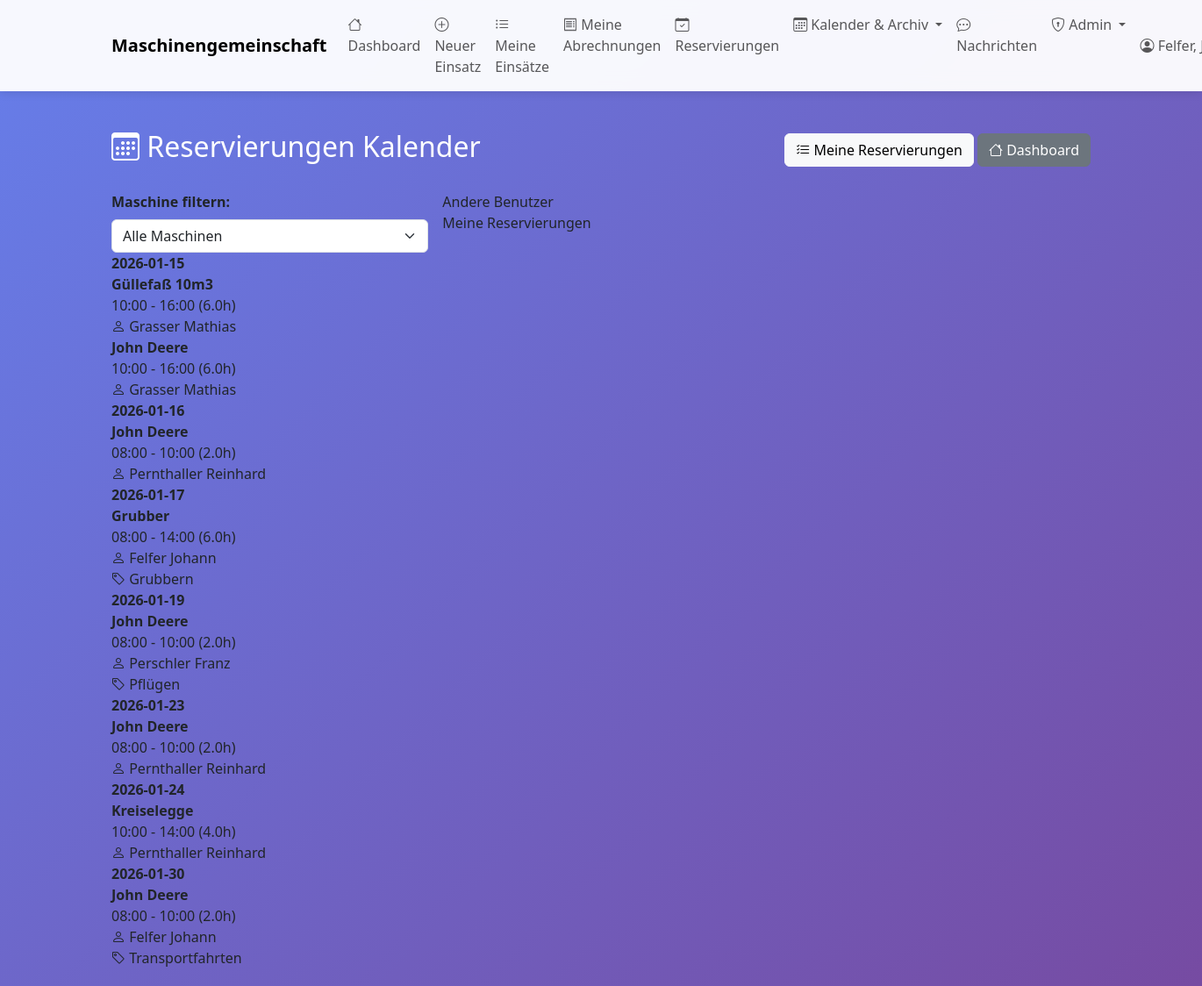
/reservierungen-kalender (signed in), run on the app's committed database.
### tables this page shows
CREATE TABLE maschinen_reservierungen (
                id INTEGER PRIMARY KEY AUTOINCREMENT,
                maschine_id INTEGER NOT NULL,
                benutzer_id INTEGER NOT NULL,
                datum DATE NOT NULL,
                uhrzeit_von TIME NOT NULL,
                uhrzeit_bis TIME NOT NULL,
                nutzungsdauer_stunden REAL NOT NULL,
                zweck TEXT,
                bemerkung TEXT,
                status TEXT DEFAULT 'aktiv',
                erstellt_am TIMESTAMP DEFAULT CURRENT_TIMESTAMP,
                geaendert_am TIMESTAMP DEFAULT CURRENT_TIMESTAMP,
                FOREIGN KEY (maschine_id) REFERENCES maschinen(id) ON DELETE CASCADE,
                FOREIGN KEY (benutzer_id) REFERENCES benutzer(id) ON DELETE CASCADE
            );

CREATE TABLE maschinen (
    id INTEGER PRIMARY KEY AUTOINCREMENT,
    bezeichnung TEXT NOT NULL,
    hersteller TEXT,
    modell TEXT,
    baujahr INTEGER,
    kennzeichen TEXT,
    anschaffungsdatum DATE,
    stundenzaehler_aktuell REAL,
    naechste_wartung_bei REAL,
    aktiv BOOLEAN DEFAULT 1,
    bemerkungen TEXT
, abrechnungsart TEXT DEFAULT 'stunden', preis_pro_einheit REAL DEFAULT 0.0, wartungsintervall INTEGER DEFAULT 50, naechste_wartung REAL, anmerkungen TEXT, erfassungsmodus TEXT DEFAULT 'fortlaufend', gemeinschaft_id INTEGER DEFAULT 1 REFERENCES gemeinschaften(id), anschaffungspreis REAL DEFAULT 0.0, abschreibungsdauer_jahre INTEGER DEFAULT 10, treibstoff_berechnen BOOLEAN DEFAULT 0);

### web_app.py (the view)
@app.route('/reservierungen-kalender')
@login_required
def reservierungen_kalender():
    from datetime import datetime, timedelta
    maschine_id = request.args.get('maschine_id', type=int)
    with MaschinenDBContext(DB_PATH) as db:
        cursor = db.connection.cursor()
        maschinen = db.get_all_maschinen()
        heute = datetime.now()
        bis_datum = (heute + timedelta(days=30)).strftime('%Y-%m-%d')
        if maschine_id:
            cursor.execute("""
                SELECT r.*, m.bezeichnung as maschine_bezeichnung,
                       b.name || ' ' || COALESCE(b.vorname, '') as benutzer_name
                FROM maschinen_reservierungen r
                JOIN maschinen m ON r.maschine_id = m.id
                JOIN benutzer b ON r.benutzer_id = b.id
                WHERE r.maschine_id = ?
                  AND r.datum >= date('now')
                  AND r.datum <= ?
                  AND r.status = 'aktiv'
                ORDER BY r.datum, r.uhrzeit_von
            """, (maschine_id, bis_datum))
        else:
            cursor.execute("""
                SELECT r.*, m.bezeichnung as maschine_bezeichnung,
                       b.name || ' ' || COALESCE(b.vorname, '') as benutzer_name
                FROM maschinen_reservierungen r
                JOIN maschinen m ON r.maschine_id = m.id
                JOIN benutzer b ON r.benutzer_id = b.id
                WHERE r.datum >= date('now')
                  AND r.datum <= ?
                  AND r.status = 'aktiv'
                ORDER BY r.datum, m.bezeichnung, r.uhrzeit_von
            """, (bis_datum,))
        columns = [desc[0] for desc in cursor.description]
        reservierungen = [dict(zip(columns, row)) for row in cursor.fetchall()]
    return render_template('reservierungen_kalender.html',
                         reservierungen=reservierungen,
                         maschinen=maschinen,
                         selected_maschine_id=maschine_id,
                         heute=heute.strftime('%Y-%m-%d'))

### database.py (called while the page is built)
    def connect(self):
        self.connection = sqlite3.connect(self.db_path)
        self.connection.row_factory = sqlite3.Row
        self.cursor = self.connection.cursor()

    def close(self):
        if self.connection:
            self.connection.close()

    def get_all_maschinen(self, nur_aktive: bool = True) -> List[Dict]:
        sql = "SELECT * FROM maschinen"
        if nur_aktive:
            sql += " WHERE aktiv = 1"
        sql += " ORDER BY bezeichnung"
        self.cursor.execute(sql)
        return [dict(row) for row in self.cursor.fetchall()]

    def __enter__(self):
        self.connect()
        return self

    def __exit__(self, exc_type, exc_val, exc_tb):
        if exc_type is None:
            self.connection.commit()
        else:
            self.connection.rollback()
        self.close()
        return False

### web_app.py (called while the page is built)
def login_required(f):
    @wraps(f)
    def decorated_function(*args, **kwargs):
        if 'benutzer_id' not in session:
            flash('Bitte melden Sie sich an.', 'warning')
            return redirect(url_for('login'))
        return f(*args, **kwargs)
    return decorated_function

### templates/reservierungen_kalender.html (shortened to what this page needs)
{% extends "base.html" %}
{% block content %}
<div class="row mt-4">
    <div class="col-12">
        <div class="d-flex justify-content-between align-items-center mb-4">
            <h2 class="text-white">
                <i class="bi bi-calendar3"></i> Reservierungen Kalender
            </h2>
            <div>
                <a href="{{ url_for('meine_reservierungen') }}" class="btn btn-light">
                    <i class="bi bi-list-check"></i> Meine Reservierungen
                </a>
                <a href="{{ url_for('dashboard') }}" class="btn btn-secondary">
                    <i class="bi bi-house"></i> Dashboard
                </a>
            </div>
        </div>
    </div>
</div>
<div class="filter-section">
    <form method="GET" action="{{ url_for('reservierungen_kalender') }}" class="row g-3">
        <div class="col-md-4">
            <label class="form-label fw-bold">Maschine filtern:</label>
            <select name="maschine_id" class="form-select" onchange="this.form.submit()">
                <option value="">Alle Maschinen</option>
            </select>
        </div>
        <div class="col-md-8">
            <div class="legende">
                <div class="legende-item">
                    <span>Andere Benutzer</span>
                </div>
                <div class="legende-item">
                    <span>Meine Reservierungen</span>
                </div>
            </div>
        </div>
    </form>
</div>
<div class="kalender-container">
    {% if reservierungen %}
        {% set grouped_by_date = {} %}
        {% for res in reservierungen %}
            {% if res.datum not in grouped_by_date %}
                {% set _ = grouped_by_date.update({res.datum: []}) %}
            {% endif %}
            {% set _ = grouped_by_date[res.datum].append(res) %}
        {% endfor %}
        {% for datum, reservierungen_tag in grouped_by_date.items() %}
        <div class="tag-zeile">
            <div class="datum-spalte">
                <strong>{{ datum }}</strong>
            </div>
            <div class="tages-uebersicht">
                {% for res in reservierungen_tag %}
                <div class="reservierung-karte {% if res.benutzer_id == session.benutzer_id %}eigene{% endif %}">
                    <div>
                        <strong>{{ res.maschine_bezeichnung }}</strong>
                        <div class="zeit-info">
                            {{ res.uhrzeit_von }} - {{ res.uhrzeit_bis }} ({{ res.nutzungsdauer_stunden }}h)
                        </div>
                        <div>
                            <i class="bi bi-person"></i> {{ res.benutzer_name }}
                        </div>
                        {% if res.zweck %}
                        <div><i class="bi bi-tag"></i> {{ res.zweck }}</div>
                        {% endif %}
                    </div>
                </div>
                {% endfor %}
            </div>
        </div>
        {% endfor %}
    {% else %}
        <div class="keine-reservierung">
            <i class="bi bi-calendar-x"></i>
            Keine Reservierungen in den nächsten 30 Tagen.
        </div>
    {% endif %}
</div>
{% endblock %}

### templates/base.html (style rules this page uses)
body { min-height: 100vh; background: linear-gradient(135deg, #667eea 0%, #764ba2 100%); }

### data on the page
maschinen_reservierungen: datum "2026-01-15", maschine_bezeichnung "Güllefaß 10m3", uhrzeit_von "10:00", uhrzeit_bis "16:00", nutzungsdauer_stunden "6.0", benutzer_name "Grasser Mathias"
maschinen_reservierungen: maschine_bezeichnung "John Deere", uhrzeit_von "10:00", uhrzeit_bis "16:00", nutzungsdauer_stunden "6.0", benutzer_name "Grasser Mathias"
maschinen_reservierungen: datum "2026-01-16", maschine_bezeichnung "John Deere", uhrzeit_von "08:00", uhrzeit_bis "10:00", nutzungsdauer_stunden "2.0", benutzer_name "Pernthaller Reinhard"
maschinen_reservierungen: datum "2026-01-17", maschine_bezeichnung "Grubber", uhrzeit_von "08:00", uhrzeit_bis "14:00", nutzungsdauer_stunden "6.0", benutzer_name "Felfer Johann", zweck "Grubbern"
maschinen_reservierungen: datum "2026-01-19", maschine_bezeichnung "John Deere", uhrzeit_von "08:00", uhrzeit_bis "10:00", nutzungsdauer_stunden "2.0", benutzer_name "Perschler Franz", zweck "Pflügen"
maschinen_reservierungen: datum "2026-01-23", maschine_bezeichnung "John Deere", uhrzeit_von "08:00", uhrzeit_bis "10:00", nutzungsdauer_stunden "2.0", benutzer_name "Pernthaller Reinhard"
maschinen_reservierungen: datum "2026-01-24", maschine_bezeichnung "Kreiselegge", uhrzeit_von "10:00", uhrzeit_bis "14:00", nutzungsdauer_stunden "4.0", benutzer_name "Pernthaller Reinhard"
maschinen_reservierungen: datum "2026-01-30", maschine_bezeichnung "John Deere", uhrzeit_von "08:00", uhrzeit_bis "10:00", nutzungsdauer_stunden "2.0", benutzer_name "Felfer Johann", zweck "Transportfahrten"

### other printed values
{{ session.get('benutzer_name') }} "Felfer,…"
